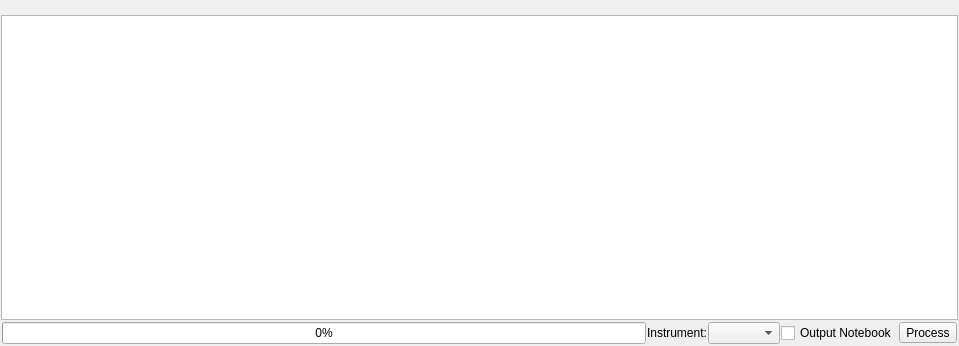
<?xml version="1.0" encoding="UTF-8"?>
<ui version="4.0">
 <class>DataProcessorWidget</class>
 <widget class="QWidget" name="DataProcessorWidget">
  <property name="geometry">
   <rect>
    <x>0</x>
    <y>0</y>
    <width>959</width>
    <height>346</height>
   </rect>
  </property>
  <layout class="QHBoxLayout" name="layoutTableView">
   <property name="spacing">
    <number>1</number>
   </property>
   <property name="leftMargin">
    <number>1</number>
   </property>
   <property name="topMargin">
    <number>1</number>
   </property>
   <property name="rightMargin">
    <number>1</number>
   </property>
   <property name="bottomMargin">
    <number>1</number>
   </property>
   <item>
    <layout class="QVBoxLayout" name="layoutButtonsTable">
     <property name="spacing">
      <number>1</number>
     </property>
     <item>
      <widget class="QToolBar" name="rowToolBar">
       <property name="styleSheet">
        <string>QToolBar{border: none;}</string>
       </property>
      </widget>
     </item>
     <item>
      <widget class="QTreeView" name="viewTable">
       <property name="sizePolicy">
        <sizepolicy hsizetype="Expanding" vsizetype="Expanding">
         <horstretch>0</horstretch>
         <verstretch>0</verstretch>
        </sizepolicy>
       </property>
       <property name="contextMenuPolicy">
        <enum>Qt::CustomContextMenu</enum>
       </property>
       <property name="editTriggers">
        <set>QAbstractItemView::AnyKeyPressed|QAbstractItemView::DoubleClicked|QAbstractItemView::EditKeyPressed|QAbstractItemView::SelectedClicked</set>
       </property>
       <property name="alternatingRowColors">
        <bool>true</bool>
       </property>
       <property name="selectionMode">
        <enum>QAbstractItemView::ExtendedSelection</enum>
       </property>
       <property name="selectionBehavior">
        <enum>QAbstractItemView::SelectRows</enum>
       </property>
      </widget>
     </item>
     <item>
      <layout class="QGridLayout" name="processLayout"/>
     </item>
     <item>
      <layout class="QHBoxLayout" name="layoutRowButtons">
       <property name="leftMargin">
        <number>1</number>
       </property>
       <property name="topMargin">
        <number>1</number>
       </property>
       <property name="rightMargin">
        <number>1</number>
       </property>
       <property name="bottomMargin">
        <number>1</number>
       </property>
       <item>
        <widget class="QProgressBar" name="progressBar">
         <property name="toolTip">
          <string>The progress through processing the current reduction.</string>
         </property>
         <property name="whatsThis">
          <string>Shows the current progress when processing.</string>
         </property>
         <property name="value">
          <number>0</number>
         </property>
        </widget>
       </item>
       <item>
        <widget class="QLabel" name="labelProcessInstrument">
         <property name="text">
          <string>Instrument:</string>
         </property>
        </widget>
       </item>
       <item>
        <widget class="QComboBox" name="comboProcessInstrument">
         <property name="sizePolicy">
          <sizepolicy hsizetype="Minimum" vsizetype="Fixed">
           <horstretch>0</horstretch>
           <verstretch>0</verstretch>
          </sizepolicy>
         </property>
         <property name="toolTip">
          <string>Select the instrument to assume for fetching runs</string>
         </property>
         <property name="whatsThis">
          <string>Specifies the instrument that data being processed was generated by. This is used to help identify the correct data to load when given sample run numbers to process.</string>
         </property>
        </widget>
       </item>
       <item>
        <widget class="QCheckBox" name="checkEnableNotebook">
         <property name="toolTip">
          <string>Whether to generate a python notebook when performing a reduction</string>
         </property>
         <property name="text">
          <string>Output Notebook</string>
         </property>
        </widget>
       </item>
       <item>
        <widget class="QToolButton" name="buttonProcess">
         <property name="toolTip">
          <string>Begin reducing the data in the table</string>
         </property>
         <property name="text">
          <string>Process</string>
         </property>
         <property name="icon">
          <iconset>
           <normaloff>:/stat_rows.png</normaloff>:/stat_rows.png</iconset>
         </property>
         <property name="toolButtonStyle">
          <enum>Qt::ToolButtonTextBesideIcon</enum>
         </property>
         <property name="arrowType">
          <enum>Qt::NoArrow</enum>
         </property>
        </widget>
       </item>
      </layout>
     </item>
    </layout>
   </item>
  </layout>
 </widget>
 <tabstops>
  <tabstop>viewTable</tabstop>
 </tabstops>
 <resources>
  <include location="../../../../MantidPlot/icons/icons.qrc"/>
 </resources>
 <connections/>
</ui>
